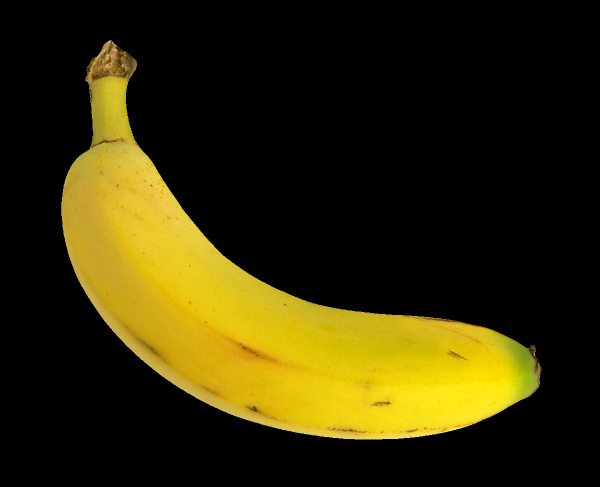
#> input picture banana.png, 1200 x 974 px, given in place of the camera (shown at 1/2 size)
$ python glitch_cam.py
#> lines starting #> are read from the running program, lines starting #| are printed output that depends on the picture; after the words box and inside, x2 and y2 are one past the last pixel; in counts of white or black regions, pixels touching at a corner belong together
"""
GLITCH CAM — live camera feed with cycling glitch/datamosh effects.
E to cycle effects manually, Q to quit.
"""

import argparse
import cv2
import numpy as np
import random
import time

parser = argparse.ArgumentParser()
parser.add_argument("--camera", type=int, default=1)
parser.add_argument("--mon-x",  type=int, default=None)
parser.add_argument("--mon-y",  type=int, default=None)
parser.add_argument("--mon-w",  type=int, default=None)
parser.add_argument("--mon-h",  type=int, default=None)
_args = parser.parse_args()

cap = cv2.VideoCapture(_args.camera, cv2.CAP_DSHOW)
cap.set(cv2.CAP_PROP_FRAME_WIDTH, 1280)
cap.set(cv2.CAP_PROP_FRAME_HEIGHT, 720)

cv2.namedWindow("GLITCH CAM", cv2.WINDOW_NORMAL)

if _args.mon_x is not None:
    import ctypes
    mw = _args.mon_w or 1280
    mh = _args.mon_h or 720
    cv2.moveWindow("GLITCH CAM", _args.mon_x, _args.mon_y)
    cv2.resizeWindow("GLITCH CAM", mw, mh)
    # Give the WM a moment then force fullscreen on that monitor
    cv2.waitKey(1)
    hwnd = ctypes.windll.user32.FindWindowW(None, "GLITCH CAM")
    if hwnd:
        ctypes.windll.user32.MoveWindow(hwnd, _args.mon_x, _args.mon_y, mw, mh, True)
    cv2.setWindowProperty("GLITCH CAM", cv2.WND_PROP_FULLSCREEN, cv2.WINDOW_FULLSCREEN)
else:
    cv2.setWindowProperty("GLITCH CAM", cv2.WND_PROP_FULLSCREEN, cv2.WINDOW_FULLSCREEN)

EFFECTS = [
    "PIXEL SORT",
    "DATAMOSH",
    "CHROMATIC SPLIT",
    "VHS NOISE",
    "RGB MELT",
    "BLOCK GLITCH",
]

effect_idx   = 0

# Datamosh state
prev_frame      = None          # previous raw frame (BGR)
prev_gray       = None          # previous grayscale for optical flow
mosh_buffer     = None          # accumulated warp canvas
mosh_flow_accum = None          # accumulated flow field (h,w,2) float32
mosh_mode       = 0             # sub-mode index — changed only by E key
MOSH_MODES      = ["FLOW WARP", "I-FRAME DROP", "DELTA ECHO", "FEEDBACK STORM"]

# Pre-allocated remap coordinate grids — rebuilt only if frame size changes
_remap_base_x: np.ndarray | None = None
_remap_base_y: np.ndarray | None = None
_remap_shape: tuple = (0, 0)

# Half-res scratch buffers for optical flow (allocated on first use)
_flow_h: int = 0
_flow_w: int = 0

# Block glitch state
glitch_blocks: list[tuple] = []
glitch_timer = 0


# ── Effects ───────────────────────────────────────────────────────────────────

def pixel_sort(frame: np.ndarray) -> np.ndarray:
    """Sort pixel columns by brightness — bright columns drift upward."""
    hsv = cv2.cvtColor(frame, cv2.COLOR_BGR2HSV)
    brightness = hsv[:, :, 2].astype(np.float32) / 255.0

    out = frame.copy()
    h, w = frame.shape[:2]

    # Sort every other column based on brightness threshold
    threshold = 0.45
    for x in range(0, w, 2):
        col = frame[:, x].copy()
        lum = brightness[:, x]
        mask = lum > threshold
        if mask.sum() < 2:
            continue
        indices = np.where(mask)[0]
        start, end = indices[0], indices[-1] + 1
        segment = col[start:end]
        # Sort segment rows by their luminance
        seg_lum = lum[start:end]
        order = np.argsort(seg_lum)
        col[start:end] = segment[order]
        out[:, x] = col

    return out


# [233 lines left out: functions _remap_warp, _compute_flow, datamosh, chromatic_split, vhs_noise, rgb_melt and 2 more, not called in this run]


def draw_hud(frame: np.ndarray, label: str, hint_extra: str = "") -> np.ndarray:
    out = frame.copy()
    h, w = out.shape[:2]
    font  = cv2.FONT_HERSHEY_SIMPLEX
    fsize = max(0.5, w / 1600)
    thick = 1

    cv2.putText(out, f"[ {label} ]", (14, h - 16), font, fsize, (0, 255, 0), thick, cv2.LINE_AA)

    hint = f"E: next effect{hint_extra}   Q: quit"
    (tw, _), _ = cv2.getTextSize(hint, font, fsize * 0.8, thick)
    cv2.putText(out, hint, (w - tw - 14, h - 16), font, fsize * 0.8, (0, 200, 0), thick, cv2.LINE_AA)

    return out


# ── Main loop ─────────────────────────────────────────────────────────────────

while True:
    ok, frame = cap.read()
#> frame is the input picture: shape (974, 1200, 3); mean B, G, R 6.7, 43.6, 50.9
    if not ok:
        break

    frame = cv2.flip(frame, 1)   # mirror
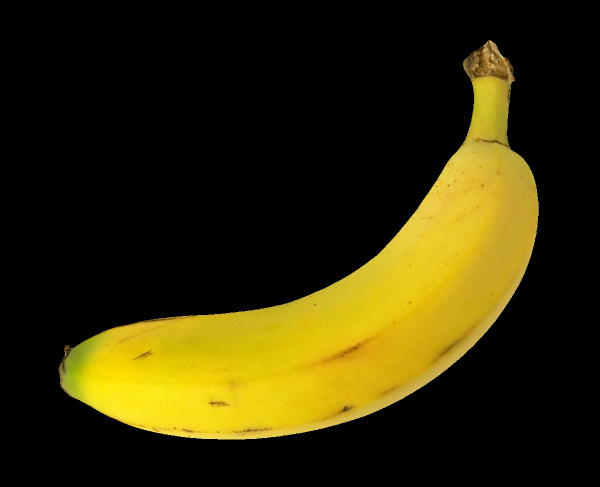
#> frame: shape (974, 1200, 3) (shown at 1/2 size); mean B, G, R 6.7, 43.6, 50.9
    h, w  = frame.shape[:2]
#> h = 974; w = 1200

    # Auto-cycle effect
    now = time.time()
    effect = EFFECTS[effect_idx]

    # ── Apply selected effect ─────────────────────────────────────────────────
    if effect == "PIXEL SORT":
        out = pixel_sort(frame)
#> in pixel_sort, `hsv = cv2.cvtColor(frame, cv2.COLOR_BGR2HSV)`: hsv: shape (974, 1200, 3); mean H, S, V 5.8, 51.6, 51
#> in pixel_sort, `brightness = hsv[:, :, 2].astype(np.float32) / 255.0`:
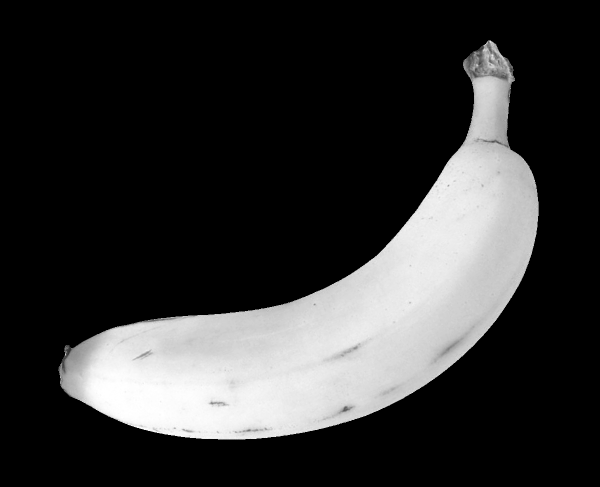
#> brightness: shape (974, 1200) float32 (shown at 1/2 size); min 0, max 1, mean 0.2
#> after the loop in pixel_sort, `for x in range(0, w, 2):`:
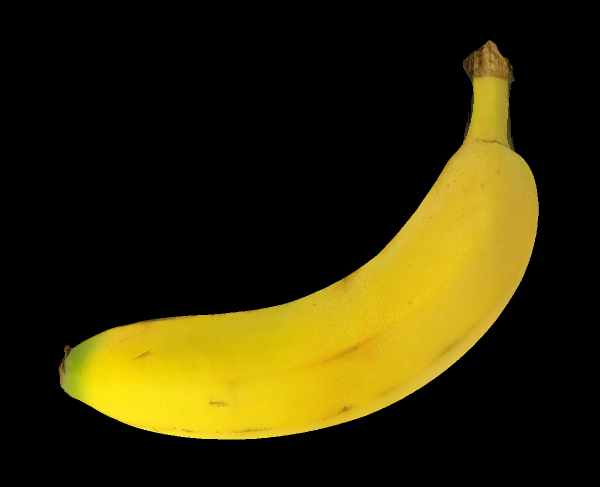
#> out: shape (974, 1200, 3) (shown at 1/2 size); 11.52% of pixels changed, all inside (x1, y1, x2, y2) = (120, 81, 1077, 879)

    elif effect == "DATAMOSH":
        sub = MOSH_MODES[mosh_mode]
        out = datamosh(frame, sub)

    elif effect == "CHROMATIC SPLIT":
        out = chromatic_split(frame)

    elif effect == "VHS NOISE":
        out = vhs_noise(frame)

    elif effect == "RGB MELT":
        out = rgb_melt(frame)

    elif effect == "BLOCK GLITCH":
        glitch_timer -= 1
        if glitch_timer <= 0:
            glitch_blocks = _new_glitch_blocks(w, h)
            glitch_timer  = random.randint(3, 12)
        out = block_glitch(frame, glitch_blocks)

    else:
        out = frame

    prev_frame = frame.copy()

    hud_label = f"DATAMOSH  {MOSH_MODES[mosh_mode]}" if effect == "DATAMOSH" else effect
    hint_extra = "   M: sub-mode" if effect == "DATAMOSH" else ""
    out = draw_hud(out, hud_label, hint_extra)
#> in draw_hud, `cv2.putText(out, hint, (w - tw - 14, h - 16), font, fsize * 0.8, (0, 2..`:
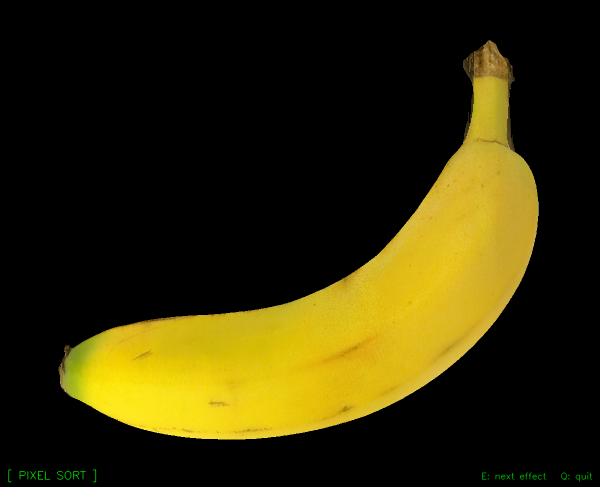
#> out: shape (974, 1200, 3) (shown at 1/2 size); mean B, G, R 6.7, 43.8, 50.9
    cv2.imshow("GLITCH CAM", out)

    key = cv2.waitKey(1) & 0xFF
#> (key q is pressed here)
    if key in (ord('q'), ord('Q'), 27):
        break
    if key in (ord('e'), ord('E')):
        effect_idx    = (effect_idx + 1) % len(EFFECTS)
        glitch_blocks = []
        prev_gray     = None
        mosh_buffer   = None
        mosh_flow_accum = None
    if key in (ord('m'), ord('M')) and effect == "DATAMOSH":
        mosh_mode       = (mosh_mode + 1) % len(MOSH_MODES)
        prev_gray       = None
        mosh_buffer     = None
        mosh_flow_accum = None

cap.release()
cv2.destroyAllWindows()
